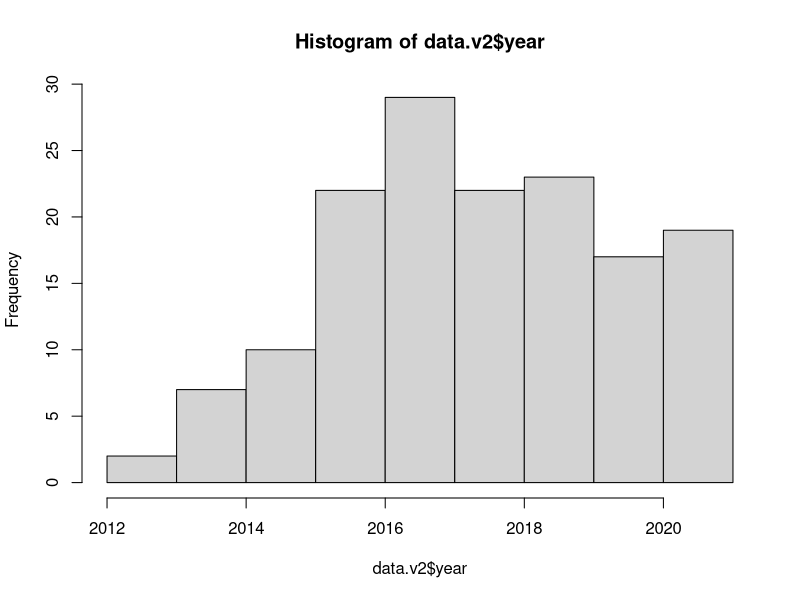

Write the R code that produced this figure. (Note: this script raises an error after producing the figure.)
# THIS FILE IS FOR ALL DATA ANALYSIS PORTIONS OF THE COVIDENCE REVIEW

##############################################################################
# List of analysis and plots to complete from MPH capstone                  
# Tables and plots should be grouped by evaluation or field use when appropriate
# - Assay manufacturer plot grouped by eval or field use 
#   - also need to group manufacturers the same as the mdri plot
# - any other tables and plots you think may be interesting or important     
##############################################################################

# Load packages
library(tidyr)
library(dplyr)
library(tidyverse)
library(ggplot2)
library(lubridate)
library(broom)

# Loading in the data

data <- read.csv("LAg_sys_review_data.csv")

# Viewing the beginning of the data
head(data)
str(data)

# Data clean-up
str(data[,41:58])

## Viewing counts of each region for clean-up
data %>% count(unknown)

data %>% count(northern_africa)

data %>% count(sub_saharan_africa)

data %>% count(latin_america_caribbean)

data %>% count(northern_america)

data %>% count(central_asia)

data %>% count(eastern_asia)

data %>% count(south_eastern_asia)

data %>% count(southern_asia)

data %>% count(western_asia)

data %>% count(eastern_europe)

data %>% count(northern_europe)

data %>% count(southern_europe)

data %>% count(western_europe)

data %>% count(australia_new_zealand)

data %>% count(melanesia)

data %>% count(micronesia)

data %>% count(polynesia)

## Create new dataframe from original and make all regions into Yes (1) or No (0)
data.v2 <- data %>% 
  mutate("unknown" = ifelse(unknown == "Yes" &
                              !is.na(unknown), 1, 0)) %>%
  mutate("northern_africa" = ifelse(northern_africa == "Yes" &
                              !is.na(northern_africa), 1, 0)) %>%
  mutate("sub_saharan_africa" = ifelse(sub_saharan_africa == "Yes" &
                              !is.na(sub_saharan_africa), 1, 0)) %>%
  mutate("latin_america_caribbean" = ifelse(latin_america_caribbean == "Yes" &
                              !is.na(latin_america_caribbean), 1, 0)) %>%
  mutate("northern_america" = ifelse(northern_america == "Yes" &
                              !is.na(northern_america), 1,0)) %>%
  mutate("central_asia" = ifelse(central_asia == "Yes" &
                              !is.na(central_asia), 1, 0)) %>%
  mutate("eastern_asia" = ifelse(eastern_asia == "Yes" & 
                              !is.na(eastern_asia), 1, 0)) %>%
  mutate("south_eastern_asia" = ifelse(south_eastern_asia == "Yes" & 
                              !is.na(south_eastern_asia), 1, 0)) %>%
  mutate("southern_asia" = ifelse(southern_asia == "Yes" & 
                              !is.na(southern_asia), 1, 0)) %>%
  mutate("western_asia" = ifelse(western_asia == "Yes" &
                              !is.na(western_asia), 1,0)) %>%
  mutate("eastern_europe" = ifelse(eastern_europe == "Yes" & 
                              !is.na(eastern_europe), 1, 0)) %>%
  mutate("northern_europe" = ifelse(northern_europe == "Yes" & 
                              !is.na(northern_europe), 1, 0)) %>%
  mutate("southern_europe" = ifelse(southern_europe == "Yes" & 
                              !is.na(southern_europe), 1, 0)) %>%
  mutate("western_europe" = ifelse(western_europe == "Yes" & 
                              !is.na(western_europe), 1, 0)) %>%
  mutate("australia_new_zealand" = ifelse(australia_new_zealand == "Yes" & 
                              !is.na(australia_new_zealand), 1, 0)) %>%
  mutate("melanesia" = ifelse(melanesia == "Yes" & 
                              !is.na(melanesia), 1, 0)) %>%
  mutate("micronesia" = ifelse(micronesia == "Yes" & 
                              !is.na(micronesia), 1, 0)) %>%
  mutate("polynesia" = ifelse(polynesia == "Yes" & 
                                 !is.na(polynesia), 1, 0))

str(data.v2[,41:58])

## Make sure that the numbers are the same as the original
data.v2 %>% count(unknown)

data.v2 %>% count(northern_africa)

data.v2 %>% count(sub_saharan_africa)

data.v2 %>% count(latin_america_caribbean)

data.v2 %>% count(northern_america)

data.v2 %>% count(central_asia)

data.v2 %>% count(eastern_asia)

data.v2 %>% count(south_eastern_asia)

data.v2 %>% count(southern_asia)

data.v2 %>% count(western_asia)

data.v2 %>% count(eastern_europe)

data.v2 %>% count(northern_europe)

data.v2 %>% count(southern_europe)

data.v2 %>% count(western_europe)

data.v2 %>% count(australia_new_zealand)

data.v2 %>% count(melanesia)

data.v2 %>% count(micronesia)

data.v2 %>% count(polynesia)

## Cleaning up subtype_1 fields where it was blank instead of not defined
## All rows in subtype_1 column should have a value
data.v2 %>% count(subtype_1)
data.v2 %>% count(subtype_2)
data.v2 %>% count(subtype_3)
data.v2 %>% count(subtype_4)
data.v2 %>% count(subtype_5)
data.v2$subtype_1[(data.v2$subtype_1 == "")]<- "Not defined"

data.v2 %>% count(subtype_1)

## Make mdri and frr variables into yes (1) or no (0)
data.v2 <- data.v2 %>% 
  mutate("mdri_1" = ifelse(mdri_1 == "Yes" &
                              !is.na(mdri_1), 1, 0)) %>%
  mutate("mdri_1_5" = ifelse(mdri_1_5 == "Yes" &
                                      !is.na(mdri_1_5), 1, 0)) %>%
  mutate("mdri_2" = ifelse(mdri_2 == "Yes" &
                                         !is.na(mdri_2), 1, 0)) %>%
  mutate("mdri_other" = ifelse(mdri_other == "Yes" &
                                              !is.na(mdri_other), 1, 0)) %>%
  mutate("mdri_1_vl_1000" = ifelse(mdri_1_vl_1000 == "Yes" &
                                       !is.na(mdri_1_vl_1000), 1,0)) %>%
  mutate("mdri_1_5_vl_1000" = ifelse(mdri_1_5_vl_1000 == "Yes" &
                                   !is.na(mdri_1_5_vl_1000), 1, 0)) %>%
  mutate("mdri_2_vl_1000" = ifelse(mdri_2_vl_1000 == "Yes" & 
                                   !is.na(mdri_2_vl_1000), 1, 0)) %>%
  mutate("mdri_vl_other" = ifelse(mdri_vl_other == "Yes" & 
                                         !is.na(mdri_vl_other), 1, 0)) %>%
  mutate("mdri_algorithm_other" = ifelse(mdri_algorithm_other == "Yes" & 
                                    !is.na(mdri_algorithm_other), 1, 0)) %>%
  mutate("frr_1" = ifelse(frr_1 == "Yes" &
                             !is.na(frr_1), 1, 0)) %>%
  mutate("frr_1_5" = ifelse(frr_1_5 == "Yes" &
                               !is.na(frr_1_5), 1, 0)) %>%
  mutate("frr_2" = ifelse(frr_2 == "Yes" &
                             !is.na(frr_2), 1, 0)) %>%
  mutate("frr_other" = ifelse(frr_other == "Yes" &
                                 !is.na(frr_other), 1, 0)) %>%
  mutate("frr_1_vl_1000" = ifelse(frr_1_vl_1000 == "Yes" &
                                     !is.na(frr_1_vl_1000), 1,0)) %>%
  mutate("frr_1_5_vl_1000" = ifelse(frr_1_5_vl_1000 == "Yes" &
                                       !is.na(frr_1_5_vl_1000), 1, 0)) %>%
  mutate("frr_2_vl_1000" = ifelse(frr_2_vl_1000 == "Yes" & 
                                     !is.na(frr_2_vl_1000), 1, 0)) %>%
  mutate("frr_vl_other" = ifelse(frr_vl_other == "Yes" & 
                                    !is.na(frr_vl_other), 1, 0)) %>%
  mutate("frr_algorithm_other" = ifelse(frr_algorithm_other == "Yes" & 
                                           !is.na(frr_algorithm_other), 1, 0)) 

# Test Analyses 
hist(data.v2$year)
data.v2 %>% group_by(eval_field) %>%
  count()

count(data.v2[which(data.v2$eval_field == 'Evaluation')])

table(data.v2$eval_field)

data.v2 %>% group_by(eval_field) %>% 
  count(unknown:polynesia)

data.v2 %>%
  gather()
  group_by(eval_field) %>%
  summarise(no = n()) %>%
  spread(eval_field, no)
# END TEST ANALYSES

# Tables & Plots
## Journal
journal.table <- table(data.v2$journal)

## Year
year.table <- table(data.v2$year)

## Evaluation / Field Use
eval.table <- table(data.v2$eval_field)

## Population Descriptions
population.table <- table(data.v2$pop_descript)

## Cohort Descriptions
cohort.table <- table(data.v2$cohort_descript)

## Sample Type
sample.table <- table(data.v2$sample_type)

## Assay Manufacturer
manufac.table <- data.v2 %>%
                  group_by(eval_field) %>%
                  count(assay_manufact)

## Sub-geographic region where samples were collected from

### Create new df containing regions and eval/field use columns
regions <- data.v2 %>% group_by(eval_field) %>%
  select(eval_field, unknown, northern_africa, sub_saharan_africa, latin_america_caribbean,
         northern_america, central_asia, eastern_asia, south_eastern_asia, southern_asia, western_asia,
         eastern_europe, northern_europe, southern_europe, western_europe, australia_new_zealand, melanesia,
         micronesia, polynesia) 

### Count the number of specific region per evaluation or field use study
region.sum <- regions %>% group_by(eval_field) %>%
  summarize(unknown = sum(unknown),northern_africa = sum(northern_africa), 
            sub_saharan_africa = sum(sub_saharan_africa), latin_america_caribbean = sum(latin_america_caribbean),
            northern_america = sum(northern_america), central_asia = sum(central_asia), 
            eastern_asia = sum(eastern_asia), south_eastern_asia = sum(south_eastern_asia), 
            southern_asia = sum(southern_asia), western_asia = sum(western_asia),
            eastern_europe = sum(eastern_europe), northern_europe = sum(northern_europe), 
            southern_europe = sum(southern_europe), western_europe = sum(western_europe),
            australia_new_zealand = sum(australia_new_zealand), melanesia = sum(melanesia),
            micronesia = sum(micronesia), polynesia = sum(polynesia))

### Reorganize table and plot
gathered.region <- region.sum %>% 
  gather(key = "sub_geo", value = "count", 2:19)

ggplot(data = gathered.region, aes(x = reorder(sub_geo, count), 
                                        y = count, 
                                        fill = eval_field)) +
  geom_bar(stat = "identity", position = "dodge", col = "white") +  
  labs(title = "Number of studies where samples were collected to conduct LAg studies",
       x = "Sub-Geographic Region", y = "Count (n)") +
  scale_fill_discrete(name = "Type of study", labels = c("Evaluation", "Field Use")) +
  scale_x_discrete(labels = c("australia_new_zealand" = "Australia & New Zealand",
                              "central_asia" = "Central Asia",
                              "eastern_asia" = "Eastern Asia",
                              "eastern_europe" = "Eastern Europe",
                              "latin_america_caribbean" = "Latin American & Caribbean",
                              "melanesia" = "Melanesia",
                              "micronesia" = "Micronesia",
                              "northern_africa" = "Northern Africa",
                              "northern_america" = "Northern America",
                              "northern_europe" = "Northern Europe",
                              "polynesia" = "Polynesia",
                              "south_eastern_asia" = "South Eastern Asia",
                              "southern_asia" = "Southern Asia",
                              "southern_europe" = "Southern Europe",
                              "sub_saharan_africa" = "Sub-Saharan Africa",
                              "unknown" = "Unknown",
                              "western_asia" = "Western Asia",
                              "western_europe" = "Western Europe")) +
  theme(axis.text.x = element_text(angle=45, vjust=1, hjust=1),
        plot.title = element_text(hjust = 0.5))

## Subtype

### Create neew df containing subtype and eval/field use columns
subtype <- data.v2 %>% group_by(eval_field) %>%
  select(eval_field, subtype_1, subtype_2, subtype_3, subtype_4, subtype_5)

### Reorganize df, relabel same subtypes together that were entered differently, remove missings
gathered.subtype <- subtype %>% gather("column", "subtype", 2:6) %>% as.data.frame(table())

str(gathered.subtype)

gathered.subtype$subtype <- as.factor(gathered.subtype$subtype)

table(gathered.subtype$subtype)

gathered.subtype.v2 <- gathered.subtype %>% 
  mutate("subtype" = ifelse(subtype == "A" | subtype == "A1" &
                              (!(is.na(subtype) | subtype == "")), "A", 
                     ifelse(subtype == "A & D" & 
                              (!(is.na(subtype) | subtype == "")), "A & D",
                     ifelse(subtype == "AE" | subtype == "CRF01_AE" &
                              (!(is.na(subtype) | subtype == "")), "CRF01_AE",
                     ifelse(subtype == "B" &
                              (!(is.na(subtype) | subtype == "")), "B",
                     ifelse(subtype == "C" &
                              (!(is.na(subtype) | subtype == "")), "C",
                     ifelse(subtype == "C/BC" &
                              (!(is.na(subtype) | subtype == "")), "C/BC",
                     ifelse(subtype == "CRF35_AD" &
                              (!(is.na(subtype) | subtype == "")), "CRF35_AD",
                     ifelse(subtype == "D" &
                              (!(is.na(subtype) | subtype == "")), "D",
                     ifelse(subtype == "Multiple" &
                              (!(is.na(subtype) | subtype == "")), "Multiple",
                     ifelse(subtype == "Non-B" &
                              (!(is.na(subtype) | subtype == "")), "Non-B",
                     ifelse(subtype == "Not defined" &
                             (!(is.na(subtype) | subtype == "")), "Not defined",
                     "NA")))))))))))) %>%
  filter(subtype != "NA")

gathered.subtype.v2 <- gathered.subtype.v2 %>% group_by(eval_field) %>%
  select(eval_field, subtype)

subtype.table <- as.data.frame(table(gathered.subtype.v2))

ggplot(data = subtype.table, aes(x = reorder(subtype, Freq), 
                                   y = Freq, 
                                   fill = eval_field)) +
  geom_bar(stat = "identity", position = "dodge", col = "white") +  
  labs(title = "Number of studies based on HIV-1 subtypes",
       x = "HIV-1 Subtypes", y = "Count (n)") +
  scale_fill_discrete(name = "Type of study", labels = c("Evaluation", "Field Use")) +
  theme(axis.text.x = element_text(angle=45, vjust=1, hjust=1),
        plot.title = element_text(hjust = 0.5))

## MDRI

### Checking mdri, frr, assay manufacturer variables have expected responses
str(data.v2[,21:38])
str(data.v2[,13:16])
data.v2 %>% count(assay_manufact)
table(data.v2$assay_manufact, data.v2$eval_field)

### Keep only relevant variables and filter for only evaluation studies
mdri <- data.v2 %>% group_by(assay_manufact) %>%
  select(assay_manufact, eval_field, subtype_1, subtype_2, subtype_3, subtype_4, subtype_5, 
         mdri_1, mdri_1_5, mdri_2, mdri_other, mdri_1_vl_1000, mdri_1_5_vl_1000, mdri_2_vl_1000,
         mdri_vl_other, mdri_algorithm_other) %>%
  filter(eval_field == "Evaluation")

### Gather the mdri df, Relabel same subtypes together, and remove missings
gathered.mdri <- mdri %>% gather("column", "subtype", 3:7) %>% as.data.frame(table())
str(gathered.mdri)
gathered.mdri$subtype <- as.factor(gathered.mdri$subtype)

gathered.mdri.v2 <- gathered.mdri %>% 
  mutate("subtype" = ifelse(subtype == "A" | subtype == "A1" &
                              (!(is.na(subtype) | subtype == "")), "A", 
                     ifelse(subtype == "A & D" & 
                              (!(is.na(subtype) | subtype == "")), "A & D",
                     ifelse(subtype == "AE" | subtype == "CRF01_AE" &
                              (!(is.na(subtype) | subtype == "")), "CRF01_AE",
                     ifelse(subtype == "B" &
                              (!(is.na(subtype) | subtype == "")), "B",
                     ifelse(subtype == "C" &
                              (!(is.na(subtype) | subtype == "")), "C",
                     ifelse(subtype == "C/BC" &
                              (!(is.na(subtype) | subtype == "")), "C/BC",
                     ifelse(subtype == "CRF35_AD" &
                              (!(is.na(subtype) | subtype == "")), "CRF35_AD",
                     ifelse(subtype == "D" &
                              (!(is.na(subtype) | subtype == "")), "D",
                     ifelse(subtype == "Multiple" &
                              (!(is.na(subtype) | subtype == "")), "Multiple",
                     ifelse(subtype == "Non-B" &
                              (!(is.na(subtype) | subtype == "")), "Non-B",
                     ifelse(subtype == "Not defined" &
                              (!(is.na(subtype) | subtype == "")), "Not defined",
                     "NA")))))))))))) %>%
  filter(subtype != "NA")

table(gathered.mdri.v2$subtype)
table(gathered.mdri.v2$assay_manufact, gathered.mdri.v2$eval_field)

### Relabel same assay manufacturer variables
gathered.mdri.v2 <- gathered.mdri.v2 %>% 
  mutate("assay_manufact" = ifelse(assay_manufact == "CDC", "CDC", 
                            ifelse(assay_manufact == "Sedia", "Sedia",
                            ifelse(assay_manufact == "Maxim", "Maxim",
                            ifelse(assay_manufact == "Other: Not defined", "Not defined",
                            ifelse(assay_manufact == "Sedia vs. Maxim", "Sedia vs. Maxim",
                            ifelse(assay_manufact == "Other: Sedia (serum/plasma) and Maxim (DBS)" |
                                     assay_manufact == "Other: Sedia and Maxim", "Sedia and Maxim",
                            "NA")))))))

### Create new df with assay manufacturer, subtype, and MDRI thresholds/algorithms
mdri.table <- gathered.mdri.v2 %>% group_by(subtype) %>%
  select(assay_manufact, subtype, mdri_1, mdri_1_5, mdri_2, mdri_other, 
         mdri_1_vl_1000, mdri_1_5_vl_1000, mdri_2_vl_1000,
         mdri_vl_other, mdri_algorithm_other)

### Group by assay manufacturer and subtype, then sum by each mdri threshold/algorithm
mdri.sum <- mdri.table %>% group_by(assay_manufact, subtype) %>%
  summarize(mdri_1 = sum(mdri_1), mdri_1_5 = sum(mdri_1_5), mdri_2 = sum(mdri_2), 
            mdri_other = sum(mdri_other), mdri_1_vl_1000 = sum(mdri_1_vl_1000), 
            mdri_1_5_vl_1000 = sum(mdri_1_5_vl_1000), mdri_2_vl_1000 = sum(mdri_2_vl_1000), 
            mdri_vl_other = sum(mdri_vl_other), mdri_algorithm_other = sum(mdri_algorithm_other))

### Gather the df and filter out rows without any mdri threshold/algorithm counts
mdri.sum.gather <- mdri.sum %>% gather("mdri_threshold", "count", 3:11) %>% 
  as.data.frame(table()) %>% filter(count != 0)

### Plot the mdri df
ggplot(data = mdri.sum.gather, aes(x = mdri_threshold, 
                                   y = count,
                                   fill = assay_manufact)) +
  geom_bar(stat = "identity", position = "dodge", col = "white") +
  facet_wrap(~ subtype, ncol = 2) +  
  labs(title = "Number of LAg algorithms and thresholds evaluated for estimating MDRI 
       based on assay manufacturer and HIV-1 subtype",
       x = "MDRI thresholds and algorithms", y = "Count (n)") +
  scale_fill_discrete(name = "Assay manufacturer") +
  scale_x_discrete(labels = c("mdri_1" = "ODn < 1",
                                 "mdri_1_5" = "ODn < 1.5",
                                 "mdri_2" = "ODn < 2",
                                 "mdri_other" = "Other ODn",
                                 "mdri_1_vl_1000" = "ODn < 1 + VL < 1000",
                                 "mdri_1_5_vl_1000" = "ODn < 1.5 + VL < 1000",
                                 "mdri_2_vl_1000" = "ODn < 2 + VL < 1000",
                                 "mdri_vl_other" = "Other ODn + VL",
                                 "mdri_algorithm_other" = "Other algorithm")) +
  theme(axis.text.x = element_text(angle=45, vjust=1, hjust=1),
        plot.title = element_text(hjust = 0.5))

## FRR

### Checking mdri, frr, assay manufacturer variables have expected responses
str(data.v2[,21:38])
str(data.v2[,13:16])
data.v2 %>% count(assay_manufact)
table(data.v2$assay_manufact, data.v2$eval_field)

### Keep only relevant variables and filter for only evaluation studies
frr <- data.v2 %>% group_by(assay_manufact) %>%
  select(assay_manufact, eval_field, subtype_1, subtype_2, subtype_3, subtype_4, subtype_5, 
         frr_1, frr_1_5, frr_2, frr_other, frr_1_vl_1000, frr_1_5_vl_1000, frr_2_vl_1000,
         frr_vl_other, frr_algorithm_other) %>%
  filter(eval_field == "Evaluation")

### Gather the frr df, Relabel same subtypes together, and remove missings
gathered.frr <- frr %>% gather("column", "subtype", 3:7) %>% as.data.frame(table())
str(gathered.frr)
gathered.frr$subtype <- as.factor(gathered.frr$subtype)

gathered.frr.v2 <- gathered.frr %>% 
  mutate("subtype" = ifelse(subtype == "A" | subtype == "A1" &
                              (!(is.na(subtype) | subtype == "")), "A", 
                     ifelse(subtype == "A & D" & 
                              (!(is.na(subtype) | subtype == "")), "A & D",
                     ifelse(subtype == "AE" | subtype == "CRF01_AE" &
                              (!(is.na(subtype) | subtype == "")), "CRF01_AE",
                     ifelse(subtype == "B" &
                              (!(is.na(subtype) | subtype == "")), "B",
                     ifelse(subtype == "C" &
                              (!(is.na(subtype) | subtype == "")), "C",
                     ifelse(subtype == "C/BC" &
                              (!(is.na(subtype) | subtype == "")), "C/BC",
                     ifelse(subtype == "CRF35_AD" &
                              (!(is.na(subtype) | subtype == "")), "CRF35_AD",
                     ifelse(subtype == "D" &
                              (!(is.na(subtype) | subtype == "")), "D",
                     ifelse(subtype == "Multiple" &
                              (!(is.na(subtype) | subtype == "")), "Multiple",
                     ifelse(subtype == "Non-B" &
                              (!(is.na(subtype) | subtype == "")), "Non-B",
                     ifelse(subtype == "Not defined" &
                              (!(is.na(subtype) | subtype == "")), "Not defined",
                      "NA")))))))))))) %>%
  filter(subtype != "NA")

table(gathered.frr.v2$subtype)
table(gathered.frr.v2$assay_manufact, gathered.frr.v2$eval_field)

### Relabel same assay manufacturer variables
gathered.frr.v2 <- gathered.frr.v2 %>% 
  mutate("assay_manufact" = ifelse(assay_manufact == "CDC", "CDC", 
                            ifelse(assay_manufact == "Sedia", "Sedia",
                            ifelse(assay_manufact == "Maxim", "Maxim",
                            ifelse(assay_manufact == "Other: Not defined", "Not defined",
                            ifelse(assay_manufact == "Sedia vs. Maxim", "Sedia vs. Maxim",
                            ifelse(assay_manufact == "Other: Sedia (serum/plasma) and Maxim (DBS)" |
                                   assay_manufact == "Other: Sedia and Maxim", "Sedia and Maxim",
                            "NA")))))))

### Create new df with assay manufacturer, subtype, and frr thresholds/algorithms
frr.table <- gathered.frr.v2 %>% group_by(subtype) %>%
  select(assay_manufact, subtype, frr_1, frr_1_5, frr_2, frr_other, 
         frr_1_vl_1000, frr_1_5_vl_1000, frr_2_vl_1000,
         frr_vl_other, frr_algorithm_other)

### Group by assay manufacturer and subtype, then sum by each frr threshold/algorithm
frr.sum <- frr.table %>% group_by(assay_manufact, subtype) %>%
  summarize(frr_1 = sum(frr_1), frr_1_5 = sum(frr_1_5), frr_2 = sum(frr_2), 
            frr_other = sum(frr_other), frr_1_vl_1000 = sum(frr_1_vl_1000), 
            frr_1_5_vl_1000 = sum(frr_1_5_vl_1000), frr_2_vl_1000 = sum(frr_2_vl_1000), 
            frr_vl_other = sum(frr_vl_other), frr_algorithm_other = sum(frr_algorithm_other))

### Gather the df and filter out rows without any frr threshold/algorithm counts
frr.sum.gather <- frr.sum %>% gather("frr_threshold", "count", 3:11) %>% 
  as.data.frame(table()) %>% filter(count != 0)

### Plot the frr df
ggplot(data = frr.sum.gather, aes(x = frr_threshold, 
                                   y = count,
                                   fill = assay_manufact)) +
  geom_bar(stat = "identity", position = "dodge", col = "white") +
  facet_wrap(~ subtype, ncol = 2) +  
  labs(title = "Number of LAg algorithms and thresholds evaluated for estimating frr 
       based on assay manufacturer and HIV-1 subtype",
       x = "frr thresholds and algorithms", y = "Count (n)") +
  scale_fill_discrete(name = "Assay manufacturer") +
  scale_x_discrete(labels = c("frr_1" = "ODn < 1",
                              "frr_1_5" = "ODn < 1.5",
                              "frr_2" = "ODn < 2",
                              "frr_other" = "Other ODn",
                              "frr_1_vl_1000" = "ODn < 1 + VL < 1000",
                              "frr_1_5_vl_1000" = "ODn < 1.5 + VL < 1000",
                              "frr_2_vl_1000" = "ODn < 2 + VL < 1000",
                              "frr_vl_other" = "Other ODn + VL",
                              "frr_algorithm_other" = "Other algorithm")) +
  theme(axis.text.x = element_text(angle=45, vjust=1, hjust=1),
        plot.title = element_text(hjust = 0.5))
